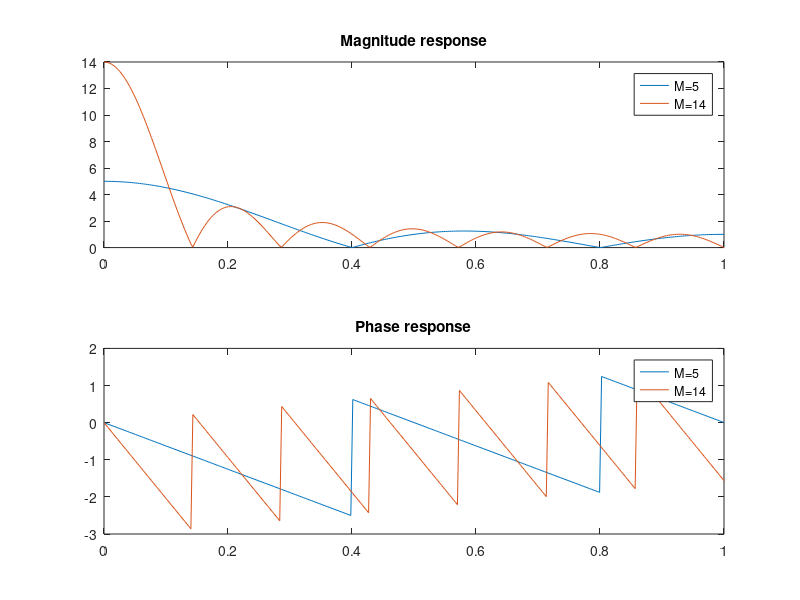

Reproduce this figure in MATLAB.
pkg load signal;
clear all;

h5 = [1 1 1 1 1];
h14 = [1 1 1 1 1 1 1 1 1 1 1 1 1 1];
w = [0:0.01:3.14];
[H5, W5] = freqz(h5, 1, w);
[H14, W14] = freqz(h14, 1, w);
figure(1);
subplot(2,1,1);
plot(w/3.14, abs(H5), w/3.14, abs(H14));
legend('M=5', 'M=14');
title('Magnitude response');
subplot(2,1,2);
plot(w/3.14, angle(H5), w/3.14, angle(H14));
legend('M=5', 'M=14');
title('Phase response');

pause;
print -depslatex "-S800,600" "mPointMovingAverageFilterPlot.tex"
